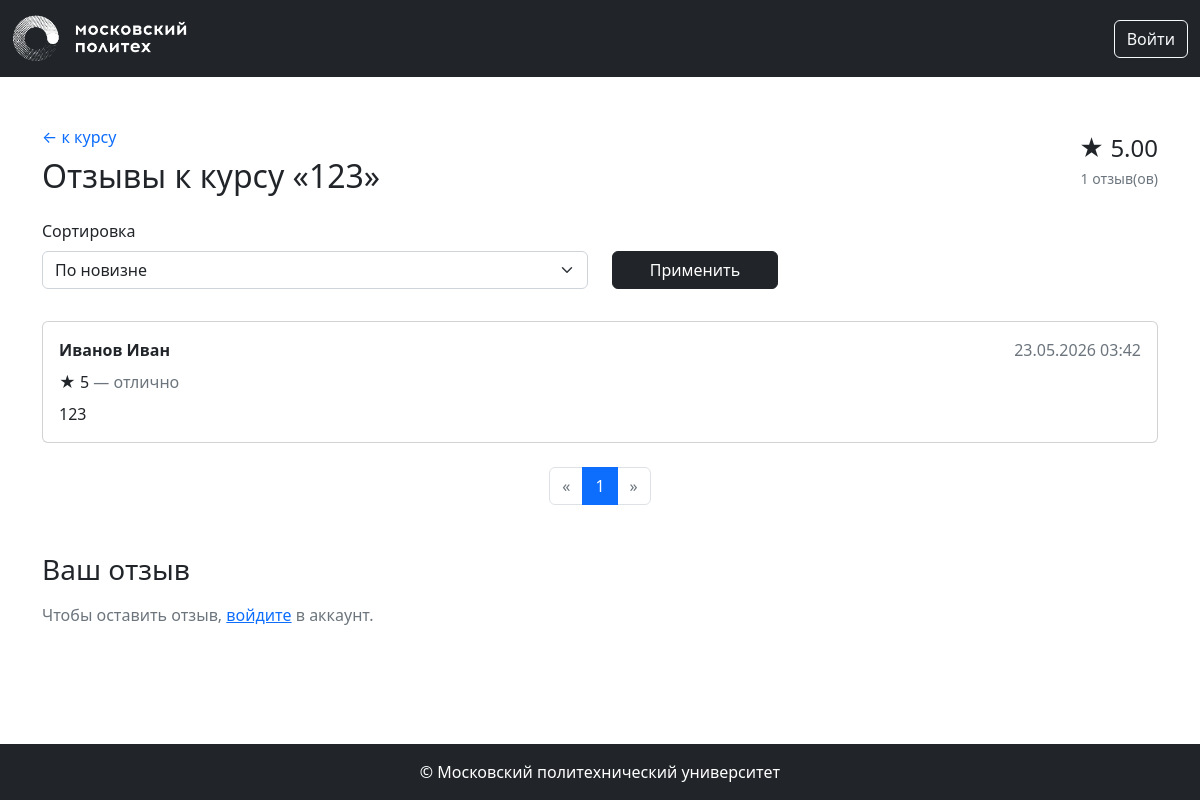
Page /courses/1/reviews on the committed database.
### app/models.py (models this page shows, shortened)
class Base(DeclarativeBase):
  metadata = MetaData(naming_convention={
        "ix": 'ix_%(column_0_label)s',
        "uq": "uq_%(table_name)s_%(column_0_name)s",
        "ck": "ck_%(table_name)s_%(constraint_name)s",
        "fk": "fk_%(table_name)s_%(column_0_name)s_%(referred_table_name)s",
        "pk": "pk_%(table_name)s"
    })

class Course(Base):
    __tablename__ = 'courses'
    id: Mapped[int] = mapped_column(primary_key=True)
    name: Mapped[str] = mapped_column(String(100))
    short_desc: Mapped[str] = mapped_column(Text)
    full_desc: Mapped[str] = mapped_column(Text)
    rating_sum: Mapped[int] = mapped_column(default=0)
    rating_num: Mapped[int] = mapped_column(default=0)
    category_id: Mapped[int] = mapped_column(ForeignKey("categories.id"))
    author_id: Mapped[int] = mapped_column(ForeignKey("users.id"))
    background_image_id: Mapped[str] = mapped_column(ForeignKey("images.id"))
    created_at: Mapped[datetime] = mapped_column(default=datetime.now)
    author: Mapped["User"] = relationship()
    category: Mapped["Category"] = relationship(lazy=False)
    bg_image: Mapped["Image"] = relationship()
    @property
    def rating(self):
        if self.rating_num > 0:
            return self.rating_sum / self.rating_num
        return 0

class Review(Base):
    __tablename__ = 'reviews'
    id: Mapped[int] = mapped_column(primary_key=True)
    rating: Mapped[int] = mapped_column(Integer, nullable=False)
    text: Mapped[str] = mapped_column(Text, nullable=False)
    created_at: Mapped[datetime] = mapped_column(default=datetime.now)
    course_id: Mapped[int] = mapped_column(ForeignKey("courses.id"))
    user_id: Mapped[int] = mapped_column(ForeignKey("users.id"))
    course: Mapped["Course"] = relationship(backref="reviews")
    user: Mapped["User"] = relationship()
    RATING_LABELS = {
        5: 'отлично',
        4: 'хорошо',
        3: 'удовлетворительно',
        2: 'неудовлетворительно',
        1: 'плохо',
        0: 'ужасно',
    }

class User(Base, UserMixin):
    __tablename__ = 'users'
    id: Mapped[int] = mapped_column(primary_key=True)
    first_name: Mapped[str] = mapped_column(String(100))
    last_name: Mapped[str] = mapped_column(String(100))
    middle_name: Mapped[Optional[str]] = mapped_column(String(100))
    login: Mapped[str] = mapped_column(String(100), unique=True)
    password_hash: Mapped[str] = mapped_column(String(200))
    created_at: Mapped[datetime] = mapped_column(default=datetime.now)
    @property
    def full_name(self):
        return ' '.join([self.last_name, self.first_name, self.middle_name or ''])

### app/courses.py (the view)
@bp.route('/<int:course_id>/reviews')
def reviews(course_id):
    course = course_repository.get_course_by_id(course_id)
    if course is None:
        abort(404)
    sort_order = request.args.get('sort', ReviewRepository.SORT_NEWEST)
    if sort_order not in dict(ReviewRepository.SORT_OPTIONS):
        sort_order = ReviewRepository.SORT_NEWEST
    pagination = review_repository.get_pagination_info(course_id, sort_order=sort_order, per_page=5)
    user_review = None
    if current_user.is_authenticated:
        user_review = review_repository.get_user_review(course_id, current_user.id)
    return render_template(
        'courses/reviews.html',
        course=course,
        pagination=pagination,
        reviews=pagination.items,
        sort_order=sort_order,
        sort_options=ReviewRepository.SORT_OPTIONS,
        user_review=user_review,
        rating_labels=Review.RATING_LABELS,
    )

### app/repositories/course_repository.py (called while the page is built)
    def get_course_by_id(self, course_id):
        return self.db.session.get(Course, course_id)

### app/repositories/review_repository.py (called while the page is built)
    def _sorted_query(self, course_id, sort_order=SORT_NEWEST):
        query = self.db.select(Review).filter(Review.course_id == course_id)
        if sort_order == self.SORT_POSITIVE:
            query = query.order_by(desc(Review.rating), desc(Review.created_at))
        elif sort_order == self.SORT_NEGATIVE:
            query = query.order_by(asc(Review.rating), desc(Review.created_at))
        else:
            query = query.order_by(desc(Review.created_at))
        return query

    def get_pagination_info(self, course_id, sort_order=SORT_NEWEST, per_page=5):
        query = self._sorted_query(course_id, sort_order)
        return self.db.paginate(query, per_page=per_page)

### app/templates/courses/reviews.html
{% extends 'base.html' %}
{% from 'pagination.html' import render_pagination %}
{% block content %}
<div class="container my-5">
    <div class="d-flex align-items-center mb-4">
        <div>
            <a href="{{ url_for('courses.show', course_id=course.id) }}"
               class="text-decoration-none">← к курсу</a>
            <h2 class="mt-2 mb-0">Отзывы к курсу «{{ course.name }}»</h2>
        </div>
        <div class="ms-auto text-end">
            <div class="rating fs-4">★ {{ "%.2f" | format(course.rating) }}</div>
            <small class="text-muted">{{ course.rating_num }} отзыв(ов)</small>
        </div>
    </div>
    <form method="GET" class="row align-items-end mb-4">
        <div class="col-md-6 mb-2">
            <label for="sort" class="form-label">Сортировка</label>
            <select class="form-select" id="sort" name="sort">
                {% for value, label in sort_options %}
                    <option value="{{ value }}" {% if value == sort_order %}selected{% endif %}>{{ label }}</option>
                {% endfor %}
            </select>
        </div>
        <div class="col-md-2 mb-2">
            <button type="submit" class="btn btn-dark w-100">Применить</button>
        </div>
    </form>
    {% if reviews %}
        {% for review in reviews %}
            {% include 'courses/_review_item.html' %}
        {% endfor %}
        <div class="my-4">
            {{ render_pagination(pagination, request.endpoint, {'course_id': course.id, 'sort': sort_order}) }}
        </div>
    {% else %}
        <p class="text-muted">К этому курсу пока нет отзывов.</p>
    {% endif %}
    {% include 'courses/_review_form.html' %}
</div>
{% endblock %}

### app/templates/courses/_review_item.html
<div class="card mb-3">
    <div class="card-body">
        <div class="d-flex justify-content-between mb-2">
            <strong>{{ review.user.full_name }}</strong>
            <span class="text-muted">{{ review.created_at.strftime('%d.%m.%Y %H:%M') }}</span>
        </div>
        <p class="mb-2">
            <span class="rating">★ {{ review.rating }}</span>
            <span class="text-muted">— {{ rating_labels[review.rating] }}</span>
        </p>
        <p class="mb-0" style="white-space: pre-line;">{{ review.text }}</p>
    </div>
</div>

### rows in the picture
Course: name "123", rating "5.00", rating_num "1"
Review: user.full_name "Иванов Иван", created_at "23.05.2026 03:42", rating "5", rating "отлично", text "123"

### other values in the picture
{{ page }} "1"
form field sort "По новизне"
